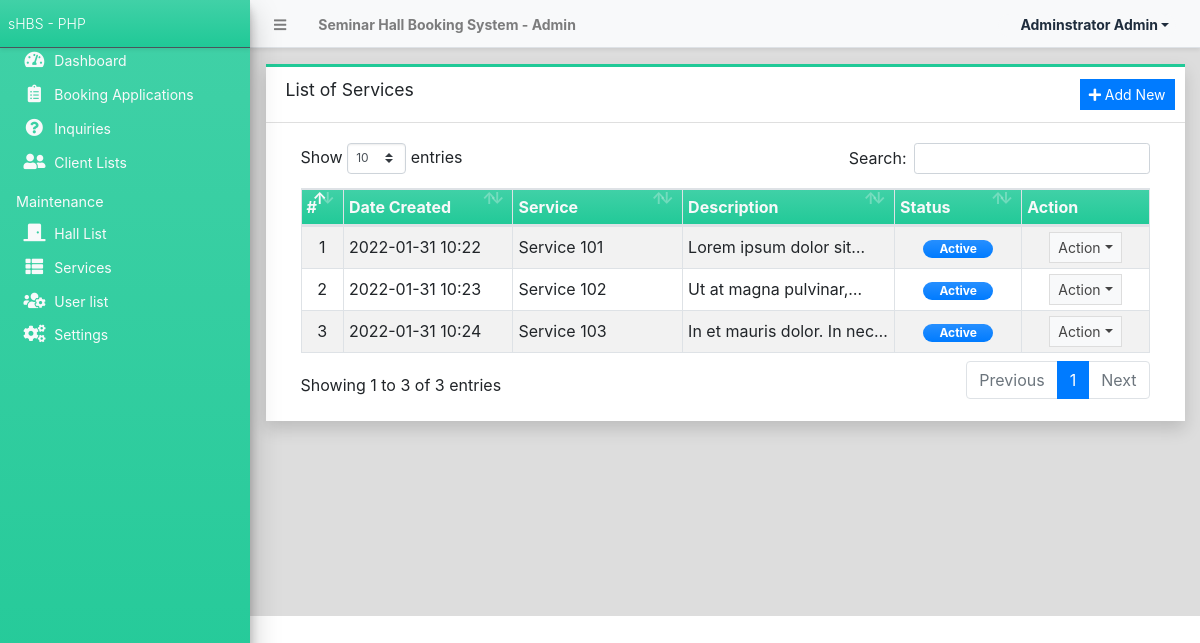
/admin/?page=services (signed in), run on the app's committed database.
### tables this page shows
CREATE TABLE `service_list` (
  `id` int(30) NOT NULL,
  `name` text NOT NULL,
  `description` text NOT NULL,
  `status` tinyint(1) NOT NULL DEFAULT 1,
  `delete_flag` tinyint(1) NOT NULL DEFAULT 0,
  `date_created` datetime NOT NULL DEFAULT current_timestamp(),
  `date_updated` datetime DEFAULT NULL ON UPDATE current_timestamp()
);

### admin/services/index.php (the view, shortened to what this page needs)
<div class="card card-outline card-teal rounded-0 shadow">
	<div class="card-header">
		<h3 class="card-title">List of Services</h3>
		<div class="card-tools">
			<a href="javascript:void(0)" id="create_new" class="btn btn-flat btn-sm btn-primary"><span class="fas fa-plus"></span>  Add New</a>
		</div>
	</div>
	<div class="card-body">
		<div class="container-fluid">
        <div class="container-fluid">
			<table class="table table-bordered table-hover table-striped">
				<colgroup>
					<col width="5%">
					<col width="20%">
					<col width="20%">
					<col width="25%">
					<col width="15%">
					<col width="15%">
				</colgroup>
				<thead>
					<tr class="bg-gradient-teal text-light">
						<th>#</th>
						<th>Date Created</th>
						<th>Service</th>
						<th>Description</th>
						<th>Status</th>
						<th>Action</th>
					</tr>
				</thead>
				<tbody>
					<?php
						$i = 1;
						$qry = $conn->query("SELECT * from `service_list` where delete_flag = 0 order by `name` asc ");
						while($row = $qry->fetch_assoc()):
					?>
						<tr>
							<td class="text-center"><?php echo $i++; ?></td>
							<td class=""><?php echo date("Y-m-d H:i",strtotime($row['date_created'])) ?></td>
							<td class=""><?php echo $row['name'] ?></td>
							<td class=""><p class="m-0 truncate-1"><?php echo strip_tags(html_entity_decode($row['description'])) ?></p></td>
							<td class="text-center">
								<?php
									switch($row['status']){
										case 1:
											echo '<span class="badge badge-primary bg-gradient-primary px-3 rounded-pill">Active</span>';
											break;
									}
								?>
							</td>
							<td align="center">
								 <button type="button" class="btn btn-flat btn-default btn-sm dropdown-toggle dropdown-icon" data-toggle="dropdown">
				                  		Action
				                  </button>
							</td>
						</tr>
					<?php endwhile; ?>
				</tbody>
			</table>
		</div>
		</div>
	</div>
</div>

### data on the page
service_list: date_created "2022-01-31 10:22", name "Service 101", description "Lorem ipsum dolor…", status "Active"
service_list: date_created "2022-01-31 10:23", name "Service 102", description "Ut at magna…", status "Active"
service_list: date_created "2022-01-31 10:24", name "Service 103", description "In et mauris dolor. In…", status "Active"

### other printed values
$_settings->info('name') "Seminar Hall Booking System"
$_settings->userdata('firstname').' '.$_settings->userdata('lastname') "Adminstrator Admin"
$_settings->info('short_name') "sHBS - PHP"
